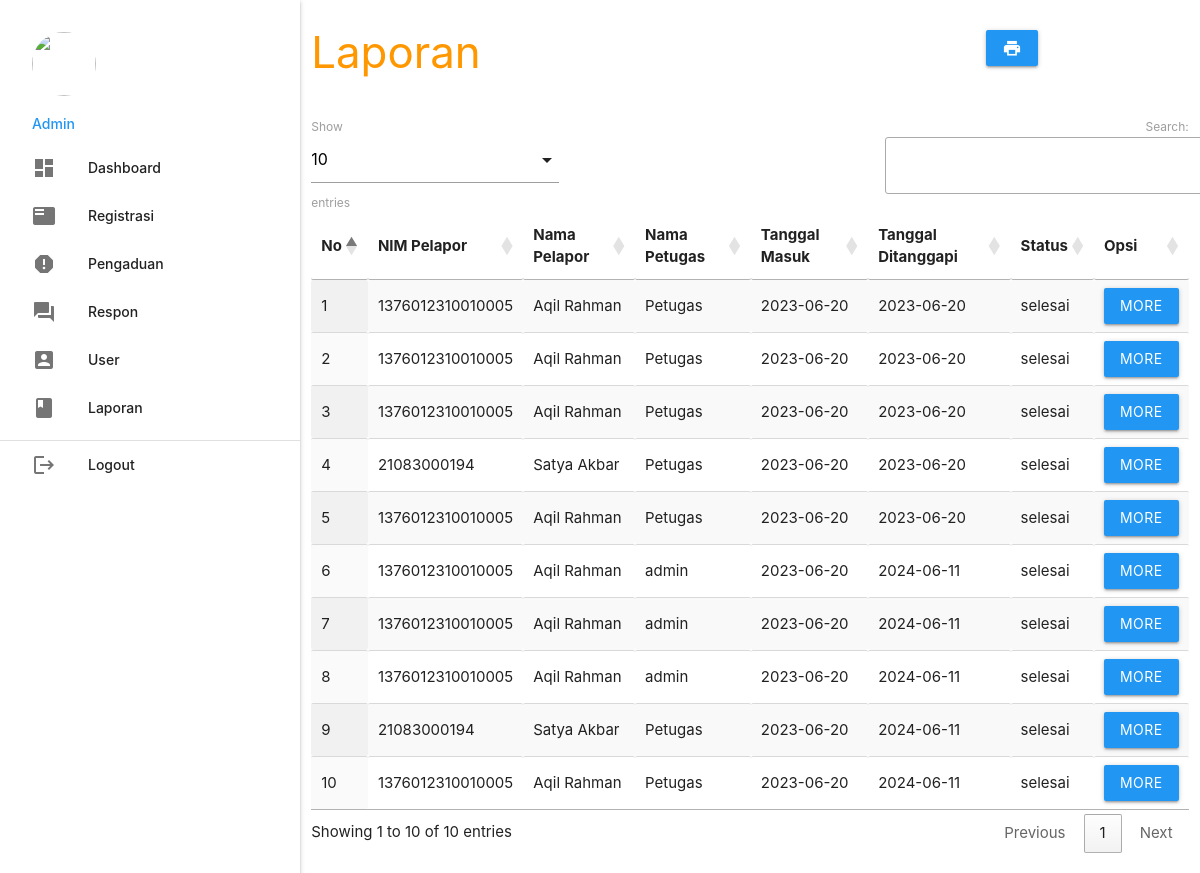
The page /admin/index.php?p=laporan (signed in) on the database its author committed.
### tables this page shows
CREATE TABLE `pengaduan` (
  `id_pengaduan` int(5) NOT NULL,
  `tgl_pengaduan` varchar(20) NOT NULL,
  `nik` varchar(16) NOT NULL,
  `isi_laporan` text NOT NULL,
  `foto` varchar(255) NOT NULL,
  `status` enum('proses','selesai') NOT NULL
);

CREATE TABLE `mahasiswa` (
  `nim` varchar(16) NOT NULL,
  `nama` varchar(35) NOT NULL,
  `username` varchar(25) NOT NULL,
  `password` varchar(255) NOT NULL,
  `telp` varchar(13) NOT NULL
);

CREATE TABLE `petugas` (
  `id_petugas` int(5) NOT NULL,
  `nama_petugas` varchar(30) NOT NULL,
  `username` varchar(30) NOT NULL,
  `password` varchar(255) NOT NULL,
  `telp_petugas` varchar(13) NOT NULL,
  `level` enum('admin','petugas') NOT NULL
);

CREATE TABLE `tanggapan` (
  `id_tanggapan` int(5) NOT NULL,
  `id_pengaduan` int(5) NOT NULL,
  `tgl_tanggapan` varchar(20) NOT NULL,
  `tanggapan` text NOT NULL,
  `id_petugas` int(5) NOT NULL
);

### admin/laporan.php (the view, shortened to what this page needs)
<div class="row">
    <div class="col s12 m9">
        <h3 class="orange-text">Laporan</h3>
    </div>
    <div class="col s12 m3">
        <div class="section"></div>
        <a class="waves-effect waves-light btn blue" href="cetak.php"><i class="material-icons">print</i></a>
    </div>
</div>
<table id="example" class="display responsive-table" style="width:100%">
    <thead>
        <tr>
            <th>No</th>
            <th>NIM Pelapor</th>
            <th>Nama Pelapor</th>
            <th>Nama Petugas</th>
            <th>Tanggal Masuk</th>
            <th>Tanggal Ditanggapi</th>
            <th>Status</th>
            <th>Opsi</th>
        </tr>
    </thead>
    <tbody>
    <?php
    include "../conn/koneksi.php";
    $no = 1;
    $query = "SELECT pengaduan.id_pengaduan,
        pengaduan.tgl_pengaduan,
        mahasiswa.nim,
        mahasiswa.nama AS nama_pelapor,
        petugas.nama_petugas,
        tanggapan.tgl_tanggapan,
        pengaduan.status,
        tanggapan.id_tanggapan,
        pengaduan.foto,
        pengaduan.isi_laporan,
        tanggapan.tanggapan
    FROM pengaduan
    INNER JOIN mahasiswa ON pengaduan.nik = mahasiswa.nim
    LEFT JOIN tanggapan ON pengaduan.id_pengaduan = tanggapan.id_pengaduan
    LEFT JOIN petugas ON tanggapan.id_petugas = petugas.id_petugas
    ORDER BY pengaduan.tgl_pengaduan DESC";
    $result = mysqli_query($koneksi, $query);
    while ($r = mysqli_fetch_assoc($result)) { ?>
        <tr>
            <td><?php echo $no++; ?></td>
            <td><?php echo $r['nim']; ?></td>
            <td><?php echo $r['nama_pelapor']; ?></td>
            <td><?php echo $r['nama_petugas'] ?? 'Belum ditanggapi'; ?></td>
            <td><?php echo $r['tgl_pengaduan']; ?></td>
            <td><?php echo $r['tgl_tanggapan'] ?? 'Belum ditanggapi'; ?></td>
            <td><?php echo $r['status']; ?></td>
            <td><a class="btn blue modal-trigger" href="#laporan?id_tanggapan=<?php echo $r['id_tanggapan']; ?>">More</a></td>
        </tr>
    <?php } ?>
    </tbody>
</table>

### rows shown on the page
pengaduan: mahasiswa.nim "1376012310010005", mahasiswa.nama "Aqil Rahman", petugas.nama_petugas "Petugas", tgl_pengaduan "2023-06-20", tanggapan.tgl_tanggapan "2023-06-20", status "selesai"
pengaduan: mahasiswa.nim "1376012310010005", mahasiswa.nama "Aqil Rahman", petugas.nama_petugas "Petugas", tgl_pengaduan "2023-06-20", tanggapan.tgl_tanggapan "2023-06-20", status "selesai"
pengaduan: mahasiswa.nim "1376012310010005", mahasiswa.nama "Aqil Rahman", petugas.nama_petugas "Petugas", tgl_pengaduan "2023-06-20", tanggapan.tgl_tanggapan "2023-06-20", status "selesai"
pengaduan: mahasiswa.nim "21083000194", mahasiswa.nama "Satya Akbar", petugas.nama_petugas "Petugas", tgl_pengaduan "2023-06-20", tanggapan.tgl_tanggapan "2023-06-20", status "selesai"
pengaduan: mahasiswa.nim "1376012310010005", mahasiswa.nama "Aqil Rahman", petugas.nama_petugas "Petugas", tgl_pengaduan "2023-06-20", tanggapan.tgl_tanggapan "2023-06-20", status "selesai", petugas.nama_petugas "admin", tanggapan.tgl_tanggapan "2024-06-11"
pengaduan: mahasiswa.nim "21083000194", mahasiswa.nama "Satya Akbar", petugas.nama_petugas "Petugas", tgl_pengaduan "2023-06-20", tanggapan.tgl_tanggapan "2024-06-11", status "selesai"
pengaduan: mahasiswa.nim "1376012310010005", mahasiswa.nama "Aqil Rahman", petugas.nama_petugas "Petugas", tgl_pengaduan "2023-06-20", tanggapan.tgl_tanggapan "2024-06-11", status "selesai"

### other values the page prints
$_SESSION['data']['nama_petugas'] "Admin"
